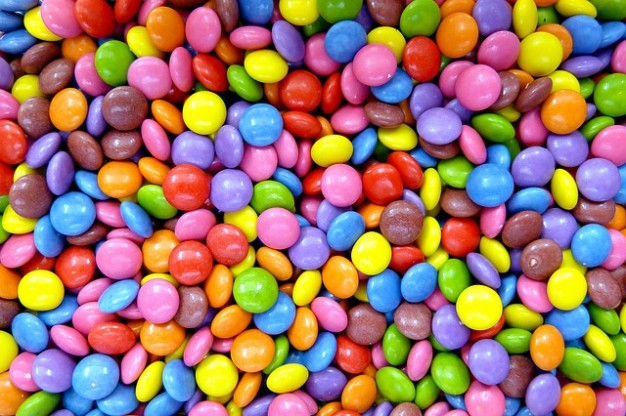
%> input picture TP_Image_4/confiserie-smarties-lentilles_121-50838.jpg, 626 x 416 px
$ octave Separation.m   (GNU Octave 9; MATLAB toolbox functions it lacks are replaced by stand-ins)
%> lines starting %> are read from the running program, lines starting %| are printed output that depends on the picture; in (x1, y1, x2, y2) boxes, pixels count from 0 and x2, y2 are one past the last pixel; in counts of white or black regions, pixels touching at a corner belong together; the program's own positions count from 1
clear all;
close all;

pkg load image;

% Chargement de l'image
image = imread('confiserie-smarties-lentilles_121-50838.jpg');
%> image is the input picture: size 416x626x3 uint8; mean R, G, B 158.6, 118.4, 102.6
figure()
imagesc(image);

% Conversion de l'image en espace de couleur HSV
image_hsv = rgb2hsv(image);
%> image_hsv: size 416x626x3 double; mean H, S, V 0.485, 0.696, 0.743

% Définition des plages de valeurs HSV pour le bleu
seuil_min_bleu = [0.50, 0.2, 0.2];
seuil_max_bleu = [0.66, 1, 1];

% Application du seuillage pour détecter le bleu
masque_bleu = (image_hsv(:,:,1) >= seuil_min_bleu(1)) & (image_hsv(:,:,1) <= seuil_max_bleu(1)) & ...
              (image_hsv(:,:,2) >= seuil_min_bleu(2)) & (image_hsv(:,:,2) <= seuil_max_bleu(2)) & ...
              (image_hsv(:,:,3) >= seuil_min_bleu(3)) & (image_hsv(:,:,3) <= seuil_max_bleu(3));
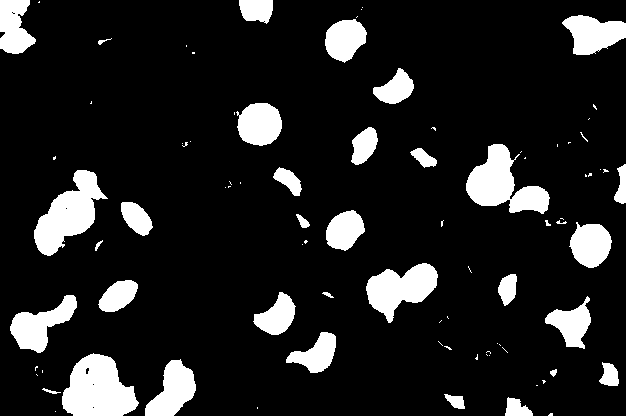
%> masque_bleu: size 416x626 logical; 13% white; 87 white regions (52 under 20 px), largest, box (x1, y1, x2, y2) and area: (62, 353, 139, 416) 3382, (34, 170, 108, 256) 3049, (466, 144, 550, 214) 2992
% ouverture image bleu
sE = [ 1 , 1 , 1 ; 1, 1, 1 ; 1, 1, 1 ];
new_masque_bleu = imopen(masque_bleu,sE);
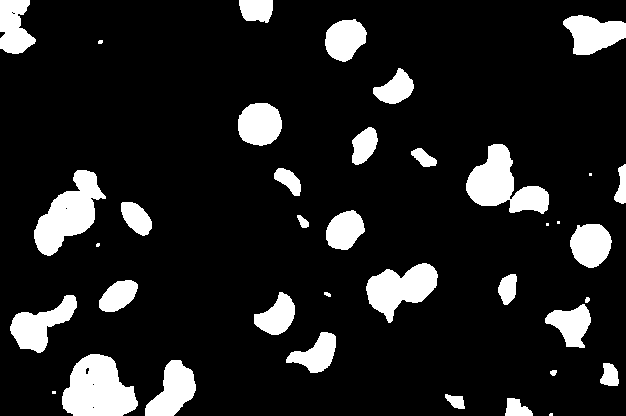
%> new_masque_bleu: size 416x626 logical; 12.8% white; 38 white regions (7 under 20 px), largest, box (x1, y1, x2, y2) and area: (62, 354, 138, 416) 3379, (34, 170, 106, 256) 3035, (466, 144, 549, 214) 2973


% Définition des plages de valeurs HSV pour le jaune
seuil_min_jaune = [0.15, 0.2, 0.2];
seuil_max_jaune = [0.20, 1, 1];

% Application du seuillage pour détecter le jaune
masque_jaune = (image_hsv(:,:,1) >= seuil_min_jaune(1)) & (image_hsv(:,:,1) <= seuil_max_jaune(1)) & ...
               (image_hsv(:,:,2) >= seuil_min_jaune(2)) & (image_hsv(:,:,2) <= seuil_max_jaune(2)) & ...
               (image_hsv(:,:,3) >= seuil_min_jaune(3)) & (image_hsv(:,:,3) <= seuil_max_jaune(3));
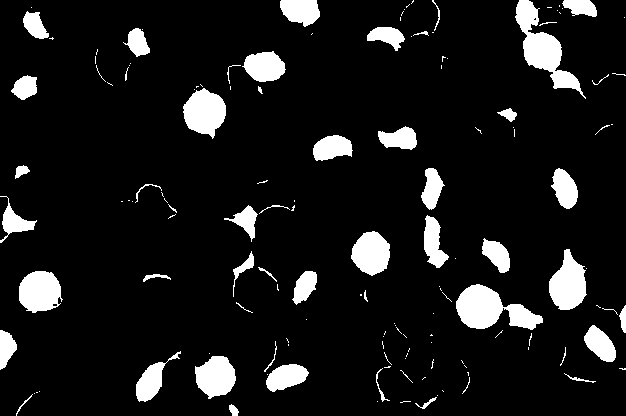
%> masque_jaune: size 416x626 logical; 9.9% white; 144 white regions (91 under 20 px), largest, box (x1, y1, x2, y2) and area: (515, 0, 586, 99) 2226, (456, 284, 543, 330) 2200, (549, 249, 587, 310) 1508

% ouverture image bleu
sE = [ 1 , 1 , 1 ; 1, 1, 1 ; 1, 1, 1 ];
new_masque_jaune = imopen(masque_jaune,sE);
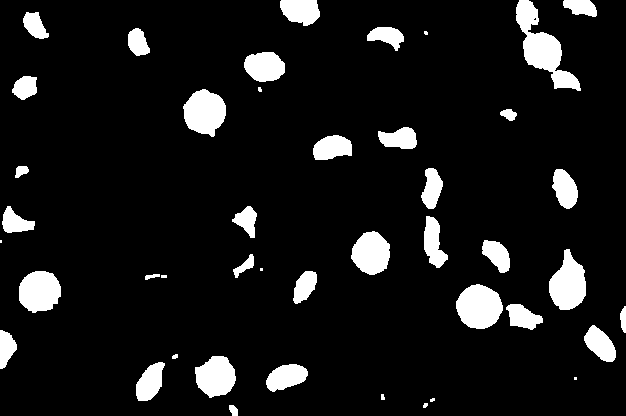
%> new_masque_jaune: size 416x626 logical; 9.4% white; 44 white regions (7 under 20 px), largest, box (x1, y1, x2, y2) and area: (516, 0, 581, 91) 2194, (456, 284, 503, 329) 1591, (549, 249, 586, 310) 1503

% Appliquer les masques binaires à l'image d'origine pour extraire les couleurs
image_bleue = bsxfun(@times, image, cast(new_masque_bleu, 'like', image));
%> image_bleue: size 416x626x3 uint8; mean H, S, V 9.8, 18.4, 27.7
image_jaune = bsxfun(@times, image, cast(new_masque_jaune, 'like', image));
%> image_jaune: size 416x626x3 uint8; mean H, S, V 21.3, 21.3, 2.3


% Afficher les images résultantes
figure();
imshow(image_bleue);
title('Bleu');

figure()
imshow(image_jaune);
title('Jaune');
